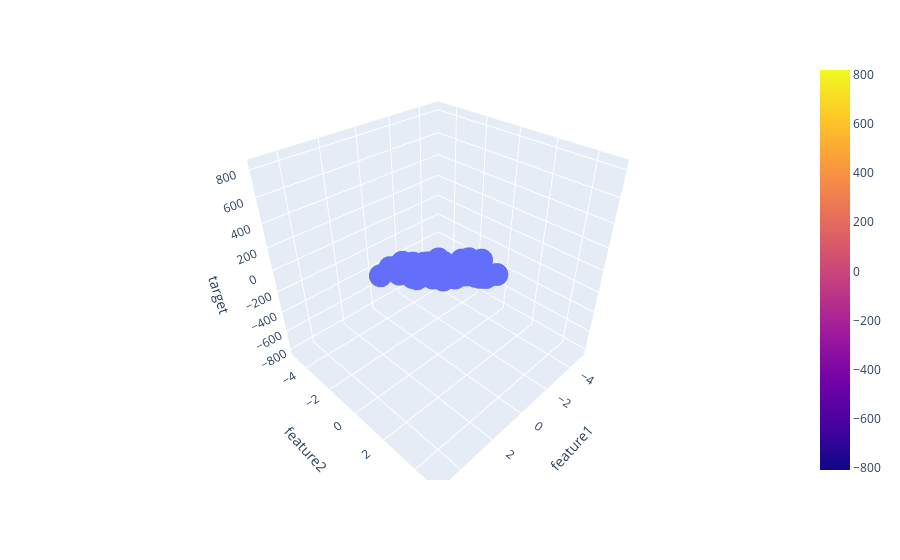

Notebook cell for this chart:
### Code cell
fig=px.scatter_3d(df,x='feature1',y='feature2',z='target')
fig.add_trace(go.Surface(x=x1,y=x2,z=z))
fig.show()
